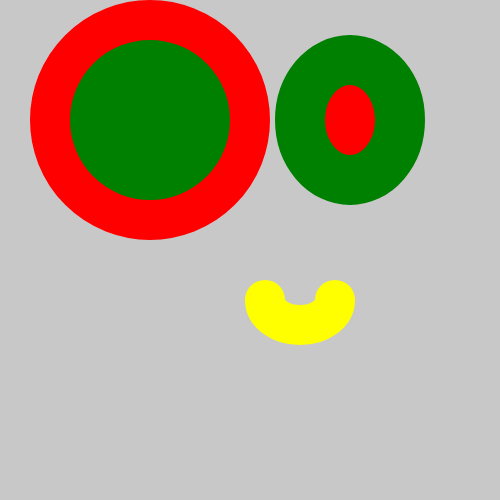
Frame 1 (no input)
Frame 60 (no input): identical to frame 1, image omitted
Frame 120 (the mouse pressed at the canvas centre since frame 60): identical to frame 1, image omitted

The p5.js sketch that drew this single still picture (run headless with seeded random() and noise() and a simulated clock; from frame 60 on, the mouse is pressed at the canvas centre):

// p5.js sketch
// ── sketch.js
function setup() {
  createCanvas(500, 500);
}

function draw() {
  background(200);
  stroke("red");
  strokeWeight(40);
  fill("green");
  ellipse(150,120,200,200);

  stroke("green");
  fill(255,0,0);
  strokeWeight(50);
  ellipse(350,120,100,120);
  fill(200);
  stroke("yellow");
  strokeWeight(40);
  arc(300,300,70,50,0,Math.PI);
}
